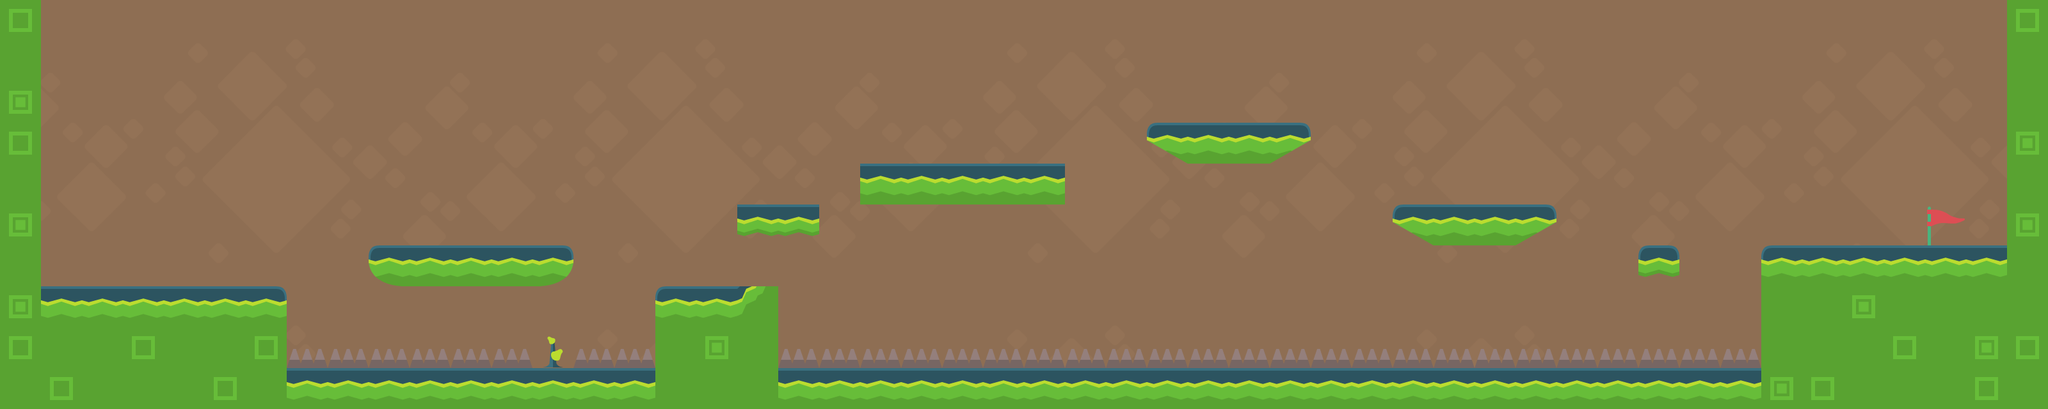

Rendered tile map (Tiled .tmx) drawn with the repository's tilesets; below, a short description and the map source with its tile grids summarised:
An orthogonal 50x10 tile map with 64x64 px tiles, 4 tile layers (backgound, backgound2, base, dead), 3 tilesets and 14 objects.

<map version="1.0" orientation="orthogonal" renderorder="right-down" width="50" height="10" tilewidth="64" tileheight="64" nextobjectid="34">
 <tileset firstgid="1" name="tilesheet_complete" tilewidth="64" tileheight="64" tilecount="264" columns="22">
  <image source="tilesheet_complete.png" trans="ff00ff" width="1408" height="768" />
 </tileset>
 <tileset firstgid="265" name="set4_background" tilewidth="64" tileheight="64" tilecount="70" columns="10">
  <image source="set4_background.png" trans="ff00ff" width="640" height="480" />
 </tileset>
 <tileset firstgid="335" name="set4_tiles" tilewidth="64" tileheight="64" tilecount="70" columns="10">
  <image source="set4_tiles.png" trans="ff00ff" width="640" height="480" />
 </tileset>
 <layer name="backgound" width="50" height="10">
  <data>[500 cells, 500 non-empty, 2 distinct tile ids]</data>
 </layer>
 <layer name="backgound2" width="50" height="10">
  <data>[500 cells, 500 non-empty, 70 distinct tile ids]</data>
 </layer>
 <layer name="base" width="50" height="10">
  <data>[500 cells, 93 non-empty, 14 distinct tile ids]</data>
 </layer>
 <layer name="dead" width="50" height="10">
  <data>[500 cells, 66 non-empty, 3 distinct tile ids]</data>
 </layer>
 <objectgroup name="Fisics">
  <object id="10" x="1345" y="256" width="318" height="61" />
  <object id="11" x="1025" y="450" width="188" height="61" />
  <object id="12" x="577" y="386" width="319" height="59" />
  <object id="13" x="1" y="448" width="445" height="63" />
  <object id="14" x="1794" y="193" width="254" height="62" />
  <object id="16" x="2177" y="320" width="253" height="61" />
  <object id="17" x="2562" y="386" width="59" height="60" />
  <object id="18" x="2755" y="385" width="445" height="61" />
  <object id="24" x="1153" y="321" width="125" height="60" />
 </objectgroup>
 <objectgroup name="Fisics3">
  <object id="30" x="3138" y="4" width="70" height="376" />
  <object id="31" x="2" y="0" width="58" height="446" />
 </objectgroup>
 <objectgroup name="FisicsWin">
  <object id="33" x="3014" y="322" width="54" height="40" />
 </objectgroup>
 <objectgroup name="Fisics2">
  <object id="25" x="449" y="515" width="573" height="73" />
  <object id="27" x="1218.18" y="515.152" width="1515.15" height="78.7879" />
 </objectgroup>
</map>
